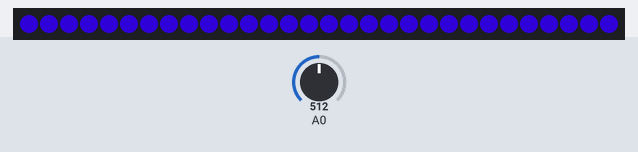
Recording of a sketch running on a simulated Arduino Uno, built with avr-gcc and run on an emulated ATmega328P. Parts: 30 RGB LEDs in strip order, left to right. The inputs (shaded band) are chosen by the test bench; at power-on: A0 = 512. Dim RGB values are drawn brighter than linear.

Above: at 1.2 s.
1.3 s: A0 set to 1023
At 1.75 s:
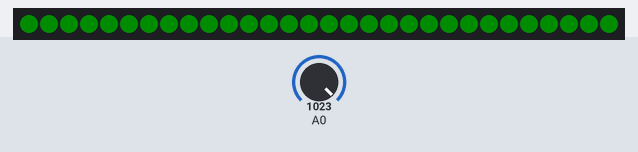
3.7 s: A0 set to 900
At 4.8 s:
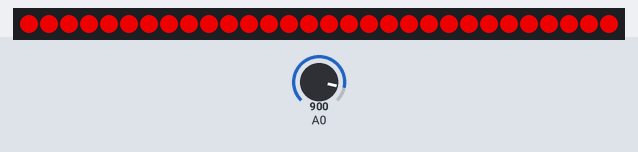
5.2 s: A0 set to 0
At 5.5 s:
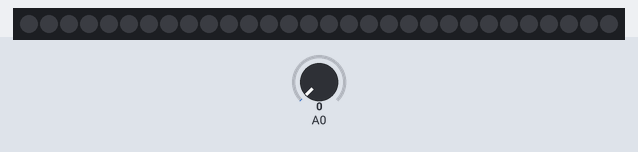
Timing chart, 0 to 8.2 s (numbered marks = the images above; inputs shaded):
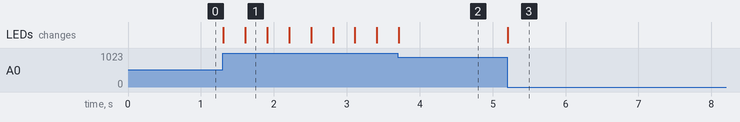

Measured:
- after the input at 1.3 s, the LEDs: first change at once (image 1 shows a later state)
- after the input at 3.7 s, the LEDs: change at once (image 2)
- after the input at 5.2 s, the LEDs: change at once (image 3)

The sketch:

RGB_lamp_3_colors_one_potentiometer.ino
```cpp
#include <Adafruit_NeoPixel.h>
#define LED_PIN    9 // WS2812 data pin
#define LED_COUNT 30 // The number of LEds
int brightness = 0;
int fadeAmount = 1;
Adafruit_NeoPixel strip(LED_COUNT, LED_PIN, NEO_GRB + NEO_KHZ800);
void setup() {
  strip.begin(); // Initializes the string
  strip.show(); // Switching the whole strip off
}

void loop() {
  int d = 220; // Set the brightness here 0-255
  int g = analogRead(A0)/2; // Reading the variable for yhe color
  int j = analogRead(A0)/2; // That one for the color too
  int a,b,f,h;
  int c = (analogRead(A0)/2)-470; // Green color

        if ((g-210)*2 > 420) { // Blue color
    a=0;
}
  else {

        if (g > 210) {
    h=(g-210)*2;
    a=g-h;

}
  else {
    a=g-h;
    h=0;
  }
  }

          if (j < 220) { // Red color
   b=0;
}
  else {
    b=(j-220);
  }
              if (j > 460) { // Red color
    b=0;

}

          if (c > 0) { // Green color
     brightness = brightness + fadeAmount;
  if (brightness <= 0 || brightness >= 2048) {
    fadeAmount = -fadeAmount;
    delay(12);

  }
}
          if (c < 0) { // Green color
     brightness = 0;

  }


  strip.setBrightness(d); // That one is setting the brightness
  uint32_t color = strip.Color(b, brightness/8, a); // Color
  strip.fill(color, 0, LED_COUNT); // Sends color to the strip
  strip.show();  // That one updates the whole strip at once

}
```
